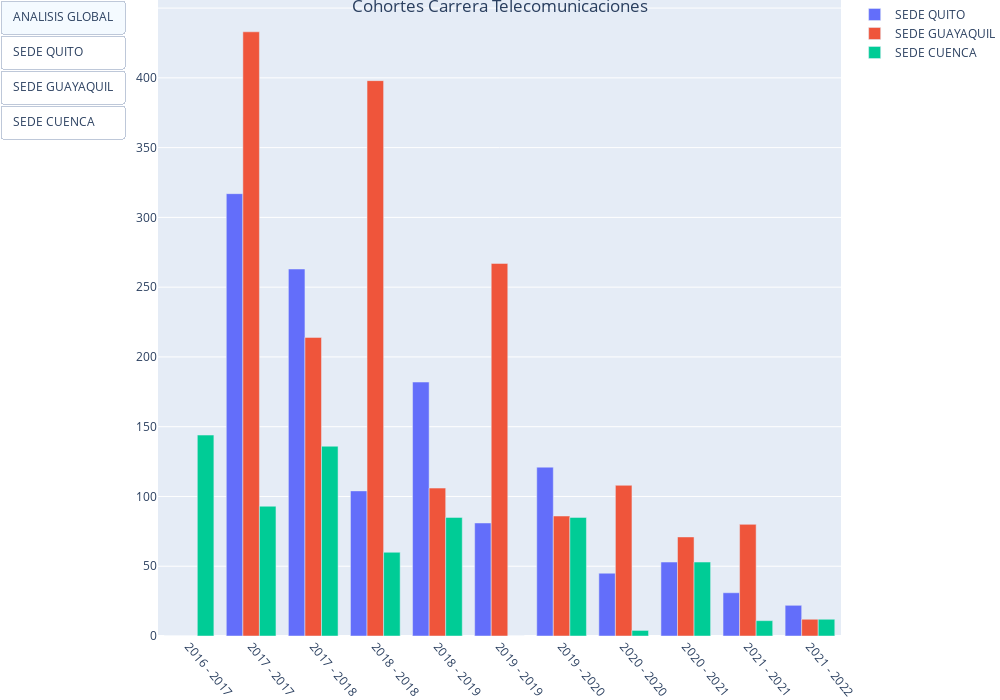

The cell this chart's notebook holds for it:
### Markdown cell above
#### 2.2. Grafica que permite interactuar con los botones para presentar las graficas dependiendo el analisis de interes

### Code cell
x = cohortes

plot = px.Figure(
    data=[go.Bar(
    name='SEDE QUITO',
    x=x,
    y=cohovaluesQ,
),
    go.Bar(
    name='SEDE GUAYAQUIL',
    x=x,
    y=cohovaluesG,
),
    go.Bar(
    name='SEDE CUENCA',
    x=x,
    y=cohovaluesC,
)
])

plot.update_layout(
    updatemenus=[
        dict(
            type="buttons",
            active=0,
            buttons=list([
                dict(label="ANALISIS GLOBAL",
                     method="update",
                     args=[{"visible": [True, True,True]},
                           {"title": "Analisis Global","text":"blue"}]),
                dict(label="SEDE QUITO",
                     method="update",
                     args=[{"visible": [True, False,False]},
                           {"title": "Analisis Sede Quito"
                            }]),
                dict(label="SEDE GUAYAQUIL",
                     method="update",
                     args=[{"visible": [False, True,False]},
                           {"title": "Analisis Sede Guayaquil",
                            }]),
                dict(label="SEDE CUENCA",
                     method="update",
                     args=[{"visible": [False, False,True]},
                           {"title": "Analisis Sede Cuenca",
                            }]),
            ]),
        )
    ]
,width=1000,
    height=700,
    autosize=False,
    margin=dict(t=0, b=0, l=0, r=0),
    #template="seaborn",
    xaxis={'tickangle': 50}
)
plot.update_layout(title="Cohortes Carrera Telecomunicaciones", title_x=0.5, title_y=1)
plot.show()

### Figure 1 — Plotly figure (JSON) as saved in the notebook; plotly's stock layout.template omitted (floating-point values rounded to 4 significant figures)
{"data": [{"name": "SEDE QUITO", "type": "bar", "x": ["2016 - 2017", "2017 - 2017", "2017 - 2018", "2018 - 2018", "2018 - 2019", "2019 - 2019", "2019 - 2020", "2020 - 2020", "2020 - 2021", "2021 - 2021", "2021 - 2022"], "y": [0, 317, 263, 104, 182, 81, 121, 45, 53, 31, 22]}, {"name": "SEDE GUAYAQUIL", "type": "bar", "x": ["2016 - 2017", "2017 - 2017", "2017 - 2018", "2018 - 2018", "2018 - 2019", "2019 - 2019", "2019 - 2020", "2020 - 2020", "2020 - 2021", "2021 - 2021", "2021 - 2022"], "y": [0, 433, 214, 398, 106, 267, 86, 108, 71, 80, 12]}, {"name": "SEDE CUENCA", "type": "bar", "x": ["2016 - 2017", "2017 - 2017", "2017 - 2018", "2018 - 2018", "2018 - 2019", "2019 - 2019", "2019 - 2020", "2020 - 2020", "2020 - 2021", "2021 - 2021", "2021 - 2022"], "y": [144, 93, 136, 60, 85, 0, 85, 4, 53, 11, 12]}], "layout": {"autosize": false, "height": 700, "margin": {"b": 0, "l": 0, "r": 0, "t": 0}, "title": {"text": "Cohortes Carrera Telecomunicaciones", "x": 0.5, "y": 1}, "updatemenus": [{"active": 0, "buttons": [{"args": [{"visible": [true, true, true]}, {"text": "blue", "title": "Analisis Global"}], "label": "ANALISIS GLOBAL", "method": "update"}, {"args": [{"visible": [true, false, false]}, {"title": "Analisis Sede Quito"}], "label": "SEDE QUITO", "method": "update"}, {"args": [{"visible": [false, true, false]}, {"title": "Analisis Sede Guayaquil"}], "label": "SEDE GUAYAQUIL", "method": "update"}, {"args": [{"visible": [false, false, true]}, {"title": "Analisis Sede Cuenca"}], "label": "SEDE CUENCA", "method": "update"}], "type": "buttons"}], "width": 1000, "xaxis": {"tickangle": 50}}}
